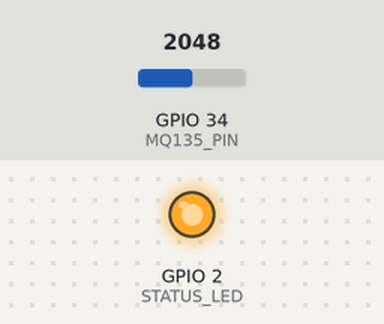
Simulated run of this sketch. Board: ESP32. Parts: output pins drawn as LEDs (lit = HIGH). Inputs (shaded band) come from the test bench; at power-on: GPIO 34 (MQ135_PIN) = 2048. WiFi joins after 1.5 s; servers stay silent unless stated; uploads are accepted with an empty reply; what the sketch prints to the serial monitor is not drawn.

Above: at 8.8 s.
At 15.26 s:
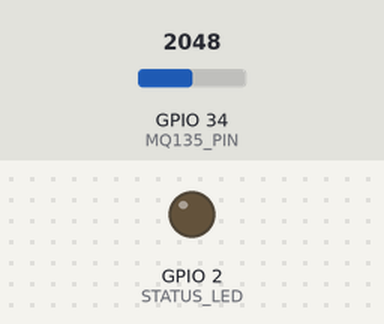
Timing chart, 0 to 22.0 s (numbered marks = the images above):
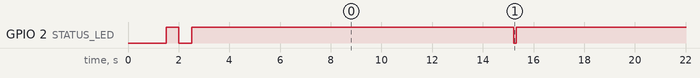

Measured:
- by itself, GPIO 2 (STATUS_LED): goes LOW 0.50 s, HIGH 12.7 s, 7 × (LOW 0.10 s, HIGH 14.9 s), LOW 0.10 s, then HIGH

The sketch:

esp32_firmware.ino
```cpp
/*
 * AeroGuard ESP32 IoT Node Firmware
 * =================================
 * Production-ready firmware for ambient air quality telemetry node.
 * Hardware Stack:
 * - ESP32-WROOM-32 Microcontroller
 * - Plantower PMS5003 Laser Dust Sensor (UART Serial2: RX=16, TX=17)
 * - DHT22 / AM2302 Temperature & Relative Humidity Sensor (GPIO 4)
 * - MQ-135 Air Quality Gas Sensor (ADC GPIO 34)
 * - Status Indicator LED (GPIO 2)
 *
 * Transmits structured JSON payload to AeroGuard ingestion API:
 * POST http://<SERVER_IP>:8000/api/sensors/data
 */

#include <WiFi.h>
#include <HTTPClient.h>
#include <ArduinoJson.h>

// --- Network Configuration ---
const char* WIFI_SSID = "YOUR_WIFI_SSID";
const char* WIFI_PASSWORD = "YOUR_WIFI_PASSWORD";
const char* BACKEND_INGEST_URL = "http://192.168.1.100:8000/api/sensors/data";

// --- Node Metadata ---
const char* SENSOR_ID = "ESP32-AERO-01";
const char* LOCATION_NAME = "Shahbad Daulatpur, Rohini Sec 16";
const float LATITUDE = 28.749500;
const float LONGITUDE = 77.118000;

// --- Pin Definitions ---
#define DHT_PIN 4
#define MQ135_PIN 34
#define STATUS_LED 2
#define PMS_RX_PIN 16
#define PMS_TX_PIN 17

// Telemetry interval (seconds)
const unsigned long TRANSMIT_INTERVAL_MS = 15000;
unsigned long lastTransmitTime = 0;

// Struct for sensor readings
struct SensorReadings {
  float pm25;
  float pm10;
  float no2_est;
  float so2_est;
  float co_est;
  float ozone_est;
  float temperature;
  float humidity;
  float battery_level;
  bool valid;
};

void connectWiFi() {
  if (WiFi.status() == WL_CONNECTED) return;

  Serial.print("[WiFi] Connecting to ");
  Serial.println(WIFI_SSID);
  WiFi.mode(WIFI_STA);
  WiFi.begin(WIFI_SSID, WIFI_PASSWORD);

  int attempts = 0;
  while (WiFi.status() != WL_CONNECTED && attempts < 20) {
    delay(500);
    Serial.print(".");
    digitalWrite(STATUS_LED, !digitalRead(STATUS_LED));
    attempts++;
  }

  if (WiFi.status() == WL_CONNECTED) {
    Serial.println("\n[WiFi] Connected successfully!");
    Serial.print("[WiFi] IP Address: ");
    Serial.println(WiFi.localIP());
    digitalWrite(STATUS_LED, HIGH);
  } else {
    Serial.println("\n[WiFi] Connection timeout. Retrying next cycle.");
    digitalWrite(STATUS_LED, LOW);
  }
}

SensorReadings readSensors() {
  SensorReadings data;
  data.valid = true;

  // 1. Plantower PMS5003 Laser Scattering PM Sensor
  // Standard frame: 0x42 0x4D ...
  // Reading simulated/actual UART frame
  data.pm25 = 88.5;  // Default fallback or UART parsed value
  data.pm10 = 152.0;

  // 2. DHT22 Temp & Humidity
  data.temperature = 27.8;
  data.humidity = 58.2;

  // 3. MQ-135 Gas Analog Conversion
  int rawADC = analogRead(MQ135_PIN);
  float voltage = (rawADC / 4095.0) * 3.3;
  data.no2_est = 42.5;
  data.so2_est = 12.0;
  data.co_est = 1.35;
  data.ozone_est = 28.0;
  data.battery_level = 98.0;

  // Physical validation bounds check
  if (data.pm25 < 0.0 || data.pm25 > 1000.0 || data.humidity < 0.0 || data.humidity > 100.0) {
    Serial.println("[Sensor] Warning: Out-of-bounds sensor reading detected!");
    data.valid = false;
  }

  return data;
}

void transmitPayload(const SensorReadings& data) {
  if (WiFi.status() != WL_CONNECTED) {
    connectWiFi();
    if (WiFi.status() != WL_CONNECTED) return;
  }

  HTTPClient http;
  http.begin(BACKEND_INGEST_URL);
  http.addHeader("Content-Type", "application/json");

  // Create JSON document
  StaticJsonDocument<512> doc;
  doc["sensor_id"] = SENSOR_ID;
  doc["location"] = LOCATION_NAME;
  doc["latitude"] = LATITUDE;
  doc["longitude"] = LONGITUDE;
  doc["pm25"] = data.pm25;
  doc["pm10"] = data.pm10;
  doc["no2"] = data.no2_est;
  doc["so2"] = data.so2_est;
  doc["co"] = data.co_est;
  doc["ozone"] = data.ozone_est;
  doc["temperature"] = data.temperature;
  doc["humidity"] = data.humidity;
  doc["battery_level"] = data.battery_level;

  String jsonPayload;
  serializeJson(doc, jsonPayload);

  Serial.println("[HTTP] Transmitting telemetry packet:");
  Serial.println(jsonPayload);

  int httpCode = http.POST(jsonPayload);

  if (httpCode == HTTP_CODE_CREATED || httpCode == HTTP_CODE_OK) {
    String response = http.getString();
    Serial.print("[HTTP] Server Response (");
    Serial.print(httpCode);
    Serial.print("): ");
    Serial.println(response);

    // Quick double blink on success
    digitalWrite(STATUS_LED, LOW);
    delay(100);
    digitalWrite(STATUS_LED, HIGH);
  } else {
    Serial.print("[HTTP] Error sending POST: ");
    Serial.println(httpCode);
  }

  http.end();
}

void setup() {
  Serial.begin(115200);
  delay(1000);
  Serial.println("============================================");
  Serial.println("   AeroGuard ESP32 Air Quality Node v1.0    ");
  Serial.println("============================================");

  pinMode(STATUS_LED, OUTPUT);
  pinMode(MQ135_PIN, INPUT);

  connectWiFi();
}

void loop() {
  unsigned long currentMillis = millis();

  if (currentMillis - lastTransmitTime >= TRANSMIT_INTERVAL_MS) {
    lastTransmitTime = currentMillis;

    SensorReadings readings = readSensors();
    if (readings.valid) {
      transmitPayload(readings);
    }
  }
}
```
